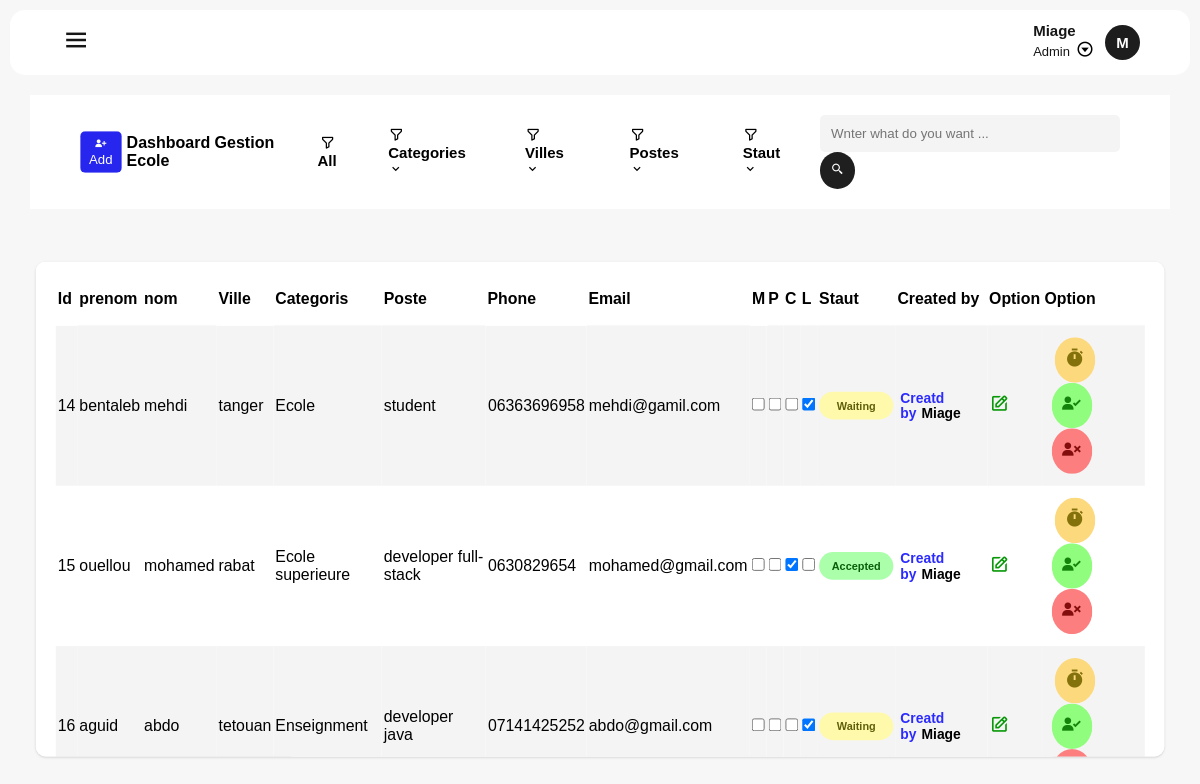
The page /All_clients.php (signed in) on the database its author committed.
### tables this page shows
CREATE TABLE `db_client` (
  `id_client` int(11) NOT NULL,
  `nom` varchar(50) DEFAULT NULL,
  `prenom` varchar(55) DEFAULT NULL,
  `categorie` varchar(50) DEFAULT NULL,
  `poste` varchar(45) DEFAULT NULL,
  `marternelle` varchar(45) DEFAULT NULL,
  `primaire` varchar(45) DEFAULT NULL,
  `college` varchar(45) DEFAULT NULL,
  `lycee` varchar(45) DEFAULT NULL,
  `ville` varchar(50) NOT NULL,
  `phone` varchar(50) NOT NULL,
  `gmail` varchar(55) DEFAULT NULL,
  `status` tinytext NOT NULL DEFAULT '0',
  `dateCreated` date NOT NULL DEFAULT current_timestamp(),
  `created_by` varchar(55) NOT NULL
);

### All_clients.php (the view, shortened to what this page needs)
<?php
include 'conn.php';
$search = isset($_GET["searchinput"]) ? trim($_GET["searchinput"]) : "";
$sql = "SELECT * FROM `db_client` WHERE 1";
$stmt = $conn->prepare($sql);
$stmt->execute();
$result = $stmt->get_result();
?>
<!DOCTYPE html>
<html lang="en">
<head>
     <link rel="stylesheet" href="all_client.css?v=16" />
    <link href="https://unpkg.com/boxicons@2.1.4/css/boxicons.min.css"rel="stylesheet"/>
</head>
<body>
    <?php include 'menu.php'; ?>
    <div class="container">
        <div class="navTable">
        <div class="typeDash">
            <a href="data-entery.php"> <button><i class='bx bxs-user-plus'></i>Add</button></a>
            <h4>Dashboard Gestion Ecole</h4>
        </div>
            <div class="filters">
                <button class="btnDropAll" onclick="clearFilters()"><i class='bx bx-filter-alt'></i>All</button>
                <div class="filter">
                    <button class="btnDrop"><i class='bx bx-filter-alt'></i> Categories <i class='bx bx-chevron-down'></i></button>
                </div>
                     <div class="filter">
                    <button class="btnDrop2"><i class='bx bx-filter-alt'></i> Villes <i class='bx bx-chevron-down'></i></button>
                </div>
                <div class="filter">
                    <button class="btnDrop3"><i class='bx bx-filter-alt'></i> Postes <i class='bx bx-chevron-down'></i></button>
                </div>
                 <div class="filter">
                    <button class="btnDrop4"><i class='bx bx-filter-alt'></i> Staut <i class='bx bx-chevron-down'></i></button>
                </div>
            </div>
            <form method="get" class="search">
                    <input type="text" name="searchinput" value="<?= htmlspecialchars($search) ?>"  placeholder="Wnter what do you want ...">
                    <button type="submit"><i class='bx bx-search-alt-2'></i></button>
            </form>
        </div>
        <div class="Table">
            <table>
                <tr>
                    <th>Id</th>
                    <th>prenom</th>
                    <th>nom</th>
                    <th>Ville</th>
                    <th>Categoris</th>
                    <th>Poste</th>
                    <th>Phone</th>
                     <th>Email</th>
                    <th>M</th>
                    <th>P</th>
                    <th>C</th>
                    <th>L</th>
                    <th>Staut</th>
                    <th>Created by</th>
                    <th>Option</th>
                    <th>Option</th>
                </tr>
<?php while ($row = $result->fetch_assoc()) :?>
        <tr>
            <td><?= $row['id_client'] ?></td>
            <td><?= $row['nom'] ?></td>
            <td><?= $row['prenom'] ?></td>
            <td><?= $row['ville'] ?></td>
            <td><?= $row['categorie'] ?></td>
            <td><?= $row['poste'] ?></td>
            <td><?= $row['phone'] ?></td>
            <td><?= $row['gmail'] ?></td>
                <td><input type="checkbox" <?= $row['marternelle'] == 1 ? 'checked' : " " ?>></td>
                <td><input type="checkbox" <?= $row['primaire'] == 1 ? 'checked'  : " " ?>></td>
                <td><input type="checkbox" <?= $row['college'] == 1 ? 'checked'  : " " ?>></td>
                <td><input type="checkbox" <?= $row['lycee'] == 1 ? 'checked' : " " ?>></td>
            <td>
                <?php
                if ($row['status'] == 0) {
                    echo "<span class='comm'>Waiting</span>";
                } elseif ($row['status'] == 1) {
                    echo "<span class='acc'>Accepted</span>";
                } else {
                    echo "<span class='unacc'>Not Accepted</span>";
                }
                ?>
            </td>
            <td class="creatdName"><span>Creatd by</span><?php echo $row['created_by']; ?></td>
              <td><a href="updateUsers.php?=<?php echo $row['id_client']; ?> "><i class='bx bx-edit'></i></a></td>
            <td>
                <form method="POST">
                    <button type="submit" name="whaiting" class="whaiting"><i class='bx bxs-stopwatch'></i></button>
                    <button type="submit" name="accepting" class="accepting"><i class='bx bxs-user-check'></i></button>
                    <button type="submit" name="unaccepted" class="unaccepted"><i class='bx bxs-user-x'></i></button>
                </form>
            </td>
        </tr>
    <?php endwhile; ?>
            </table>
        </div>
    </div>
</body>
</html>

### menu.php (shortened to what this page needs)
<?php
$fistword = $_SESSION['username'];
$fistword = substr(trim($fistword),0,1);
?>
<!DOCTYPE html>
<html lang="en">
<head>
    <link rel="stylesheet" href="style_menu.css?v=5">
     <link href="https://unpkg.com/boxicons@2.1.4/css/boxicons.min.css"rel="stylesheet"/>
</head>
<body>
    <nav>
        <div class="links">
           <button class="dropmenu"><i class='bx bx-menu'></i></button>
        </div>
        <div class="logo">
          <div class="admin">
              <h3><?php echo $_SESSION['username']; ?></h3>
            <p>Admin <button><i class='bx bx-caret-down-circle' ></i></button></p>
          </div>
            <div class="firstWorld">
                <span><?php echo $fistword; ?></span>
            </div>
        </div>
    </nav>
</body>
</html>

### all_client.css (style rules this page uses)
.container { padding: 20px; }
.filters { display: flex; align-items: center; gap: 5px; }
.typeDash { display: flex; align-items: center; gap: 5px; }
.typeDash button { padding: 5px; background-color: rgb(38, 38, 238); color: white; outline: 0; border: 1px solid transparent; font-weight: 500; border-radius: 5px; transform: scale(0.99); transition: 0.4s; cursor: pointer; }
.btnDropAll { padding: 10px 20px; outline: 0; border: 1px solid transparent; color: rgb(0, 0, 0); background-color: transparent; cursor: pointer; font-size: 15px; font-weight: 600; }
.filter button { padding: 10px 20px; outline: 0; border: 1px solid transparent; color: rgb(0, 0, 0); background-color: rgb(255, 255, 255); border-radius: 10px; cursor: pointer; font-size: 15px; font-weight: 600; text-align: left; }
.search { width: auto; }
.search input { padding: 10px; background-color: #f5f4f4; outline: 0; border: 1px solid transparent; border-radius: 5px; width: 300px; }
.search button { padding: 10px 10px; background-color: #1f1f1f; outline: 0; border: 1px solid transparent; border-radius: 50%; color: white; font-family: Arial, Helvetica, sans-serif; font-weight: 600; }
.navTable { background-color: #ffffff; padding: 20px 50px; margin-bottom: 50px; display: flex; align-items: center; justify-content: space-between; }
.Table { background-color: #ffffff; box-shadow: rgba(0, 0, 0, 0.1) 0px 1px 3px 0px, rgba(0, 0, 0, 0.06) 0px 1px 2px 0px; transform: scale(0.99); border-radius: 10px; padding: 10px 20px 10px 20px; overflow-y: auto; overflow-x: auto; max-height: 500px; }
table { border-collapse: collapse; width: 100%; }
th, td { text-align: left; padding: 12px 2px; width: auto; }
td a { color: rgb(8, 152, 8); font-size: 20px; }
tr:nth-child(even) { background-color: #f5f4f4; }
.creatdName { font-size: 14px; font-weight: 600; padding: 5px; }
.creatdName span { color: rgb(43, 43, 255); margin-right: 5px; }
th { padding: 18px 2px; background-color: #ffffff; color: rgb(0, 0, 0); position: sticky; top: 0; z-index: 10; }
td button { background-color: transparent; outline: 0; border: 1px solid transparent; font-size: 23px; margin-left: 10px; cursor: pointer; color: rgb(10, 96, 10); }
td .acc { background-color: rgb(171, 255, 171); color: rgb(10, 96, 10); font-size: 11px; padding: 8px; border-radius: 15px; font-weight: 550; display: flex; align-items: center; justify-content: center; }
.comm { background-color: rgb(255, 249, 171); color: rgb(96, 96, 10); font-size: 11px; padding: 8px; border-radius: 15px; font-weight: 550; display: flex; align-items: center; justify-content: center; }
td .whaiting { color: rgb(131, 113, 12); background-color: rgb(253, 217, 126); padding: 8px; border-radius: 50%; transition: 0.4s; }
td .accepting { color: rgb(20, 131, 12); background-color: rgb(145, 253, 126); padding: 8px; border-radius: 50%; transition: 0.4s; margin-left: 7px; }
td .unaccepted { color: rgb(131, 12, 12); background-color: rgb(253, 126, 126); padding: 8px; border-radius: 50%; transition: 0.4s; margin-left: 7px; }
td a { font-size: 20px; }

### style_menu.css (style rules this page uses)
* { padding: 0%; margin: 0%; box-sizing: border-box; font-family: Arial, Helvetica, sans-serif; }
body { background-color: rgb(247, 247, 247); color: black; height: 100vh; padding: 10px; }
nav { padding: 12px 50px; display: flex; align-items: center; justify-content: space-between; background-color: rgb(255, 255, 255); border-radius: 15px; width: 100%; }
.logo { display: flex; align-items: center; gap: 10px; color: rgb(22, 22, 22); }
.firstWorld { height: 35px; width: 35px; border: 1px solid transparent; border-radius: 50%; padding: 5px; display: flex; align-items: center; justify-content: center; background-color: rgb(29, 29, 29); color: white; }
.firstWorld span { font-family: Arial, Helvetica, sans-serif; font-size: 15px; font-weight: 600; }
.admin { display: flex; align-items: flex-start; flex-direction: column; }
.admin p button { background-color: transparent; font-size: 18px; outline: 0; border: 1px solid transparent; font-weight: 600; cursor: pointer; }
.admin p { display: flex; align-items: center; gap: 5px; font-size: 13px; font-weight: 500; }
.admin h3 { font-size: 15px; }
.links button, .links_menu button { background-color: transparent; outline: 0; border: 1px solid transparent; font-size: 30px; font-family: Arial, Helvetica, sans-serif; font-weight: 600; color: rgb(22, 22, 22); cursor: pointer; transform: scale(0.99); transition: 0.4s; }

### rows shown on the page
db_client: id_client "14", nom "bentaleb", prenom "mehdi", ville "tanger", categorie "Ecole", poste "student", phone "06363696958", gmail "mehdi@gamil.com", lycee "☑", status "Waiting", created_by "Miage"
db_client: id_client "15", nom "ouellou", prenom "mohamed", ville "rabat", categorie "Ecole superieure", poste "developer full-stack", phone "0630829654", gmail "mohamed@gmail.com", college "☑", status "Accepted", created_by "Miage"
db_client: id_client "16", nom "aguid", prenom "abdo", ville "tetouan", categorie "Enseignment", poste "developer java", phone "07141425252", gmail "abdo@gmail.com", lycee "☑", status "Waiting", created_by "Miage"

### other values the page prints
$_SESSION['username'] "Miage"
$fistword "M"
